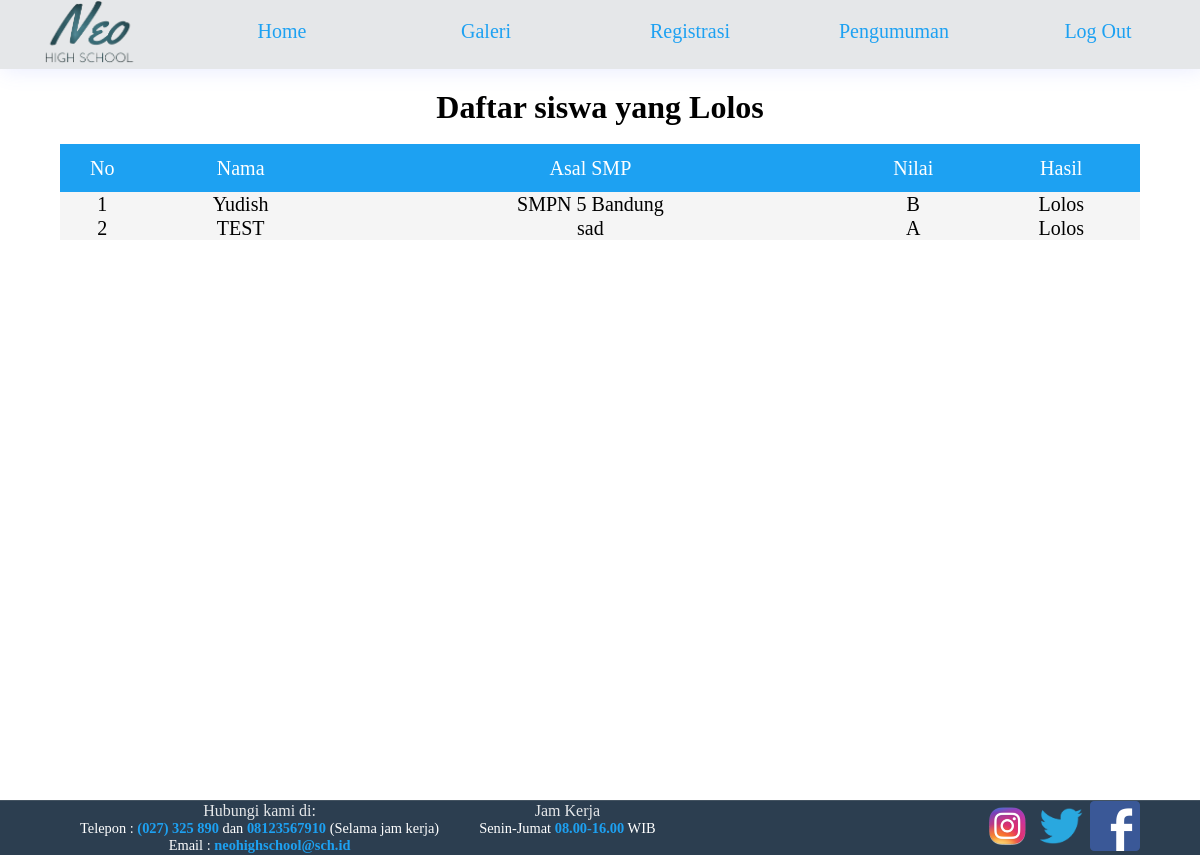
Screenshot of /pengumuman.php with the database file from the repository.
### tables this page shows
CREATE TABLE `siswa` (
  `id` int(11) NOT NULL,
  `nama` varchar(250) NOT NULL,
  `alamat` varchar(250) NOT NULL,
  `jk` varchar(25) NOT NULL,
  `asal_sekolah` varchar(50) NOT NULL,
  `nilai` varchar(10) NOT NULL,
  `hasil` varchar(250) NOT NULL
);

### function.php (called while the page is built, shortened)
<?php
$koneksi=mysqli_connect("localhost","root","","db_dpw");
function query($query){
	global $koneksi;
	$ambil=mysqli_query($koneksi,$query);
	$rows=[];
	while ($row=mysqli_fetch_assoc($ambil)) {
		$rows[]=$row;
	}
	return $rows;
}
?>

### pengumuman.php (the view, shortened to what this page needs)
<?php
include 'function.php';
$ambil=query("SELECT *FROM siswa where hasil='lolos'");
?>
<!DOCTYPE html>
<html>
<head>
	<link rel="stylesheet" type="text/css" href="CSS/style.css">
</head>
<body>
	<section class="main">
		<nav class="nav">
			<a href="home.php" class="logo">
				<center><img src="image/logo.png" width="100"></center>
			</a>
			<div class="menu">
				<a href="home.php" class="con-nav">Home</a>
				<a href="galeri.php" class="con-nav">Galeri</a>
				<a href="registrasi.php" class="con-nav">Registrasi</a>
				<a href="pengumuman.php" class="con-nav">Pengumuman</a>
				<a href="logout.php" class="con-nav">Log Out</a>
			</div>
		</nav>
		<div class="konten">
			<center><p class="daftar-siswa2">Daftar siswa yang Lolos</p></center>
			<br>
			<table class="tbl-master">
				<tr class="head-tbl2">
					<td>No</td>
					<td>Nama</td>
					<td>Asal SMP</td>
					<td>Nilai</td>
					<td>Hasil</td>
				</tr>
				<?php $i=1; ?>
				<?php foreach($ambil as $row): ?>
					<tr class="conten-tbl">
						<td><?php echo $i; ?></td>
						<td><?php echo $row['nama']; ?></td>
						<td><?php echo $row['asal_sekolah']; ?></td>
						<td><?php echo $row['nilai']; ?></td>
						<td><?php echo $row['hasil']; ?></td>
					</tr>
					<?php $i++; ?>
				<?php endforeach; ?>
			</table>
		</div>
	</section>
	<footer>
		<div class="timing">
			<div class="office-number">
				<h3>Hubungi kami di:</h3>
				<p>Telepon : <font>(027) 325 890</font> dan <font>08123567910</font> (Selama jam kerja)</p>
				<p>Email : <font>neohighschool@sch.id</font></p>
			</div>
			<div class="office-time">
				<h3>Jam Kerja</h3>
				<p>Senin-Jumat <font>08.00-16.00</font> WIB</p>
			</div>
		</div>
		<div class="icon">
			<a href="https://www.instagram.com/">
				<img src="image/instagram.png">
			</a>
			<a href="https://twitter.com/">
				<img src="image/twitter.png">
			</a>
			<a href="https://facebook.com/">
				<img src="image/facebook.png">
			</a>
		</div>
	</footer>
</body>
</html>

### CSS/style.css (style rules this page uses)
* { margin: 0px; padding: 0px; }
.konten { margin: 0px auto; width: 90%; height: 80vh; margin-top: 20px; }
table { border-collapse: collapse; border-spacing: 0; }
.tbl-master { width: 100%; text-align: center; background-color: whitesmoke; height: 6em; }
.head-tbl2 { background-color: #1DA1F2; color: white; height: 6vh; font-size: 2.5vh; }
.conten-tbl { font-size: 2.5vh; }
.daftar-siswa2 { font-size: 4vh; font-weight: 600; }
body { margin: 0px; padding: 0px; font-family: calibri; }
* { box-sizing: border-box; }
a { text-decoration: none; }
.main { width: 100%; height: 100vh; position: relative; font-family: 'Poppins'; }
.logo { width: 15%; }
.logo img { max-width:100%; height: auto; }
.nav { display: flex; overflow: hidden; background-color: #E5E7E9; box-shadow: 2px 2px 20px rgba(90, 118, 253, 0.13); width: 100%; }
.con-nav { padding-top: 20px; text-align: center; width: 20%; font-size: 2.5vh; color: #1DA1F2; }
.menu { width: 85%; display: flex; text-decoration: none; }
footer { width: 100%; display: flex; justify-content: space-between; align-items: center; padding: 0px 5%; border-top: 1px solid rgba(167, 167, 167, 0.2); background-color: #2C3E50 ; }
.timing { left: 20%; bottom: 10px; display: flex; justify-content: space-around; }
.office-time,.office-number { margin: 0px 20px; text-align: center; }
.office-time h3,.office-number h3 { font-weight: 500; color: #E5E7E9; font-size: 1.0rem; margin: 0px; text-align: center; }
.office-time p, .office-number p { color: #FFFFFF; font-size: 0.9rem; }
.office-time font, .office-number font { color: #1DA1F2; font-weight: 700; }
.icon img { height: 50px; }

### rows the page displays
siswa: nama "Yudish", asal_sekolah "SMPN 5 Bandung", nilai "B", hasil "Lolos"
siswa: nama "TEST", asal_sekolah "sad", nilai "A", hasil "Lolos"
